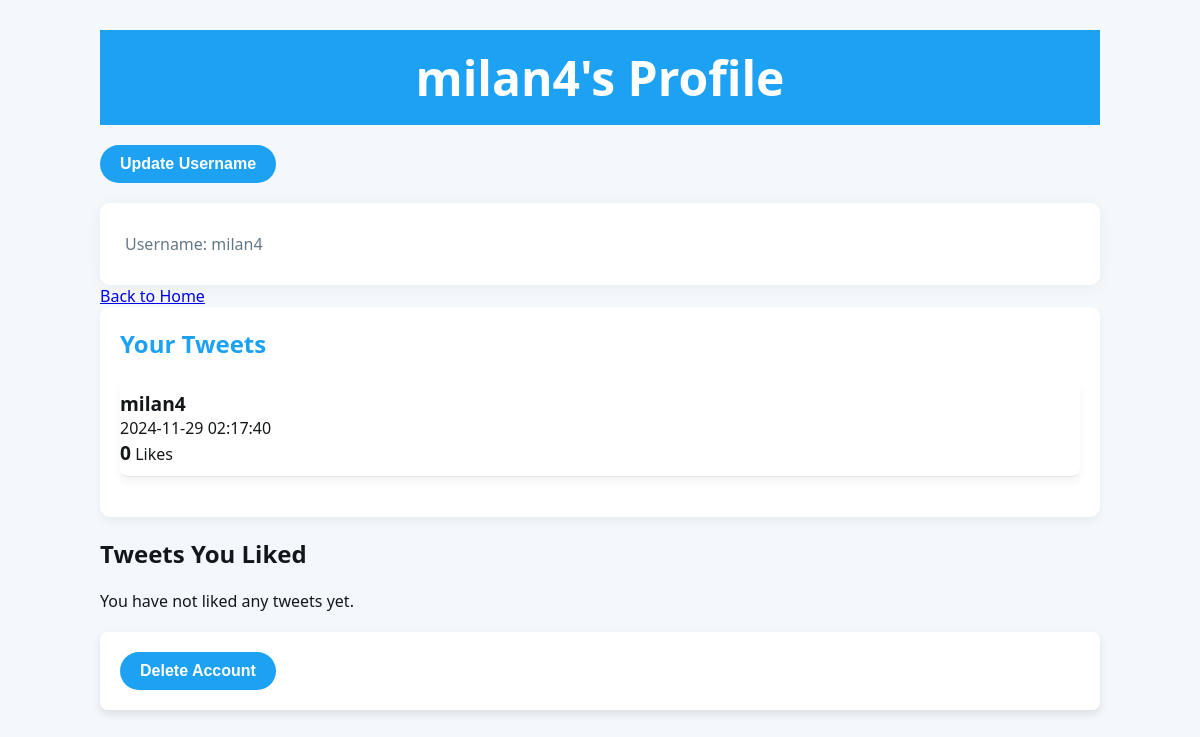
The app's page /profile (signed in), older data.
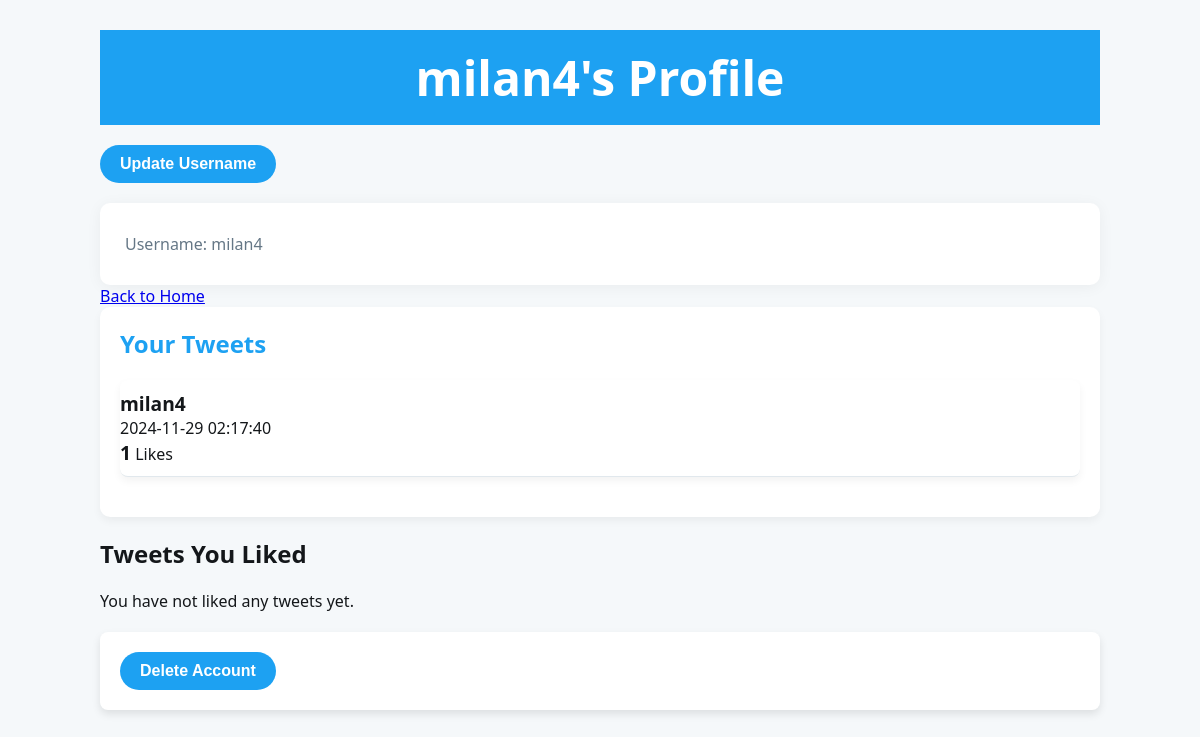
The same page, newer data.
### models.py (models this page shows, shortened)
class Tweet(db.Model):
    id = db.Column(db.Integer, primary_key=True)
    content = db.Column(db.String(280), nullable=False)
    user_id = db.Column(db.Integer, db.ForeignKey('user.id'), nullable=False)
    created_at = db.Column(db.DateTime, default=datetime.utcnow)
    like_count = db.Column(db.Integer, default=0)  # Number of likes
    likes = db.relationship(
        'Like', backref='tweet', lazy=True, cascade="all, delete-orphan"
    )

### main.py (the view)
@app.route('/profile')
def profile():
    if 'user_id' not in session:
        return redirect(url_for('login'))
    user_id = session['user_id']
    username = session['username']
    db_posts = Tweet.query.filter_by(user_id=user_id).order_by(Tweet.created_at.desc()).all()
    liked_tweets = db.session.query(Tweet, User.username).join(Like, Like.tweet_id == Tweet.id).join(User, User.id == Tweet.user_id).filter(Like.user_id == user_id).all()
    return render_template('profile.html', user={'username': username}, posts=db_posts, liked_tweets=liked_tweets)

### templates/profile.html (shortened to what this page needs)
<!DOCTYPE html>
<html lang="en">
<head>
    <link rel="stylesheet" href="{{ url_for('static', filename='styles.css') }}">
</head>
<body>
    <div class="container">
        <header>
            <h1>{{ user['username'] }}'s Profile</h1>
        </header>
        <section class="update-username">
            <button onclick="toggleUsernameForm()" class="btn2">Update Username</button>
        </section>
        <section class="profile-info">
            <p>Username: {{ user['username'] }}</p>
        </section>
        <a href="{{ url_for('home') }}" class="btn">Back to Home</a>
        <section class="tweet-feed">
            <h2>Your Tweets</h2>
            {% if posts %}
            <ul>
                {% for post in posts %}
                <li class="tweet">
                    <strong>{{ post.content }}</strong>
                    <p>{{ post.created_at.strftime('%Y-%m-%d %H:%M:%S') }}</p>
                    <p><strong>{{ post.like_count }}</strong> Likes</p>
                </li>
                {% endfor %}
            </ul>
            {% else %}
            <p>No tweets available.</p>
            {% endif %}
        </section>
        <section class="liked-tweets">
            <h2>Tweets You Liked</h2>
            {% if liked_tweets %}
            <ul>
                {% for tweet, username in liked_tweets %}
                <li class="tweet">
                    <p><strong>{{ username }}</strong> tweeted:</p>
                    <strong>{{ tweet.content }}</strong>
                    <p>{{ tweet.created_at.strftime('%Y-%m-%d %H:%M:%S') }}</p>
                    <p><strong>{{ tweet.like_count }}</strong> Likes</p>
                </li>
                {% endfor %}
            </ul>
            {% else %}
            <p>You have not liked any tweets yet.</p>
            {% endif %}
        </section>
        <section class="delete-account">
            <form action="{{ url_for('delete_account') }}" method="POST">
                <button type="submit" class="btn2" onclick="return confirm('Are you sure you want to delete your account? This action cannot be undone.')">
                    Delete Account
                </button>
            </form>
        </section>
    </div>
</body>
</html>

### static/styles.css (style rules this page uses)
body { font-family: 'Segoe UI', Tahoma, Geneva, Verdana, sans-serif; background-color: #e6ecf0; color: #14171a; margin: 0; padding: 0; }
.container { width: 100%; max-width: 900px; margin: 0 auto; padding: 20px; }
header { background-color: #1da1f2; color: white; padding: 15px 0; text-align: center; font-size: 24px; font-weight: bold; }
h1 { margin: 0; }
form { background-color: #ffffff; padding: 20px; border-radius: 8px; box-shadow: 0 4px 8px rgba(0, 0, 0, 0.1); margin-top: 20px; }
form button { background-color: #1da1f2; color: #ffffff; padding: 10px 20px; border: none; border-radius: 5px; font-size: 16px; cursor: pointer; }
.profile-info { background-color: #ffffff; padding: 25px; border-radius: 10px; box-shadow: 0 4px 8px rgba(0, 0, 0, 0.1); }
.profile-info p { margin: 5px 0; color: #657786; }
.tweet { background-color: #ffffff; padding: 15px; margin-bottom: 20px; border-radius: 8px; box-shadow: 0 4px 8px rgba(0, 0, 0, 0.05); }
.tweet p { margin: 0; font-size: 16px; }
body { background-color: #f5f8fa; color: #14171a; }
.container { max-width: 1000px; margin: 0 auto; padding: 30px; }
header { text-align: center; margin-bottom: 20px; }
.profile-info { background-color: #ffffff; padding: 25px; margin-top: 20px; border-radius: 10px; box-shadow: 0 2px 15px rgba(0, 0, 0, 0.05); }
.tweet-feed { background-color: #ffffff; padding: 20px; border-radius: 10px; box-shadow: 0 4px 8px rgba(0, 0, 0, 0.05); }
.tweet-feed h2 { margin-top: 0; color: #1da1f2; }
.tweet-feed ul { list-style-type: none; padding: 0; }
.tweet-feed ul li { border-bottom: 1px solid #e1e8ed; padding: 10px 0; }
.tweet-feed ul li strong { font-size: 1.2em; color: #14171a; }
.btn2 { background-color: #1DA1F2; color: white; padding: 10px 20px; border: none; cursor: pointer; border-radius: 25px; font-size: 16px; transition: background-color 0.2s ease; font-weight: 600; }

Row changes from the older to the newer data that the page shows:
changed Tweet "milan4": like_count "0" → "1"
